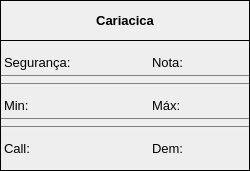
                <widget class="QFrame" name="search_result_cariacica_frame">
                 <property name="geometry">
                  <rect>
                   <x>280</x>
                   <y>360</y>
                   <width>250</width>
                   <height>171</height>
                  </rect>
                 </property>
                 <property name="minimumSize">
                  <size>
                   <width>250</width>
                   <height>0</height>
                  </size>
                 </property>
                 <property name="maximumSize">
                  <size>
                   <width>300</width>
                   <height>300</height>
                  </size>
                 </property>
                 <property name="frameShape">
                  <enum>QFrame::Box</enum>
                 </property>
                 <property name="frameShadow">
                  <enum>QFrame::Plain</enum>
                 </property>
                 <layout class="QVBoxLayout" name="verticalLayout_21">
                  <property name="spacing">
                   <number>3</number>
                  </property>
                  <property name="leftMargin">
                   <number>0</number>
                  </property>
                  <property name="topMargin">
                   <number>0</number>
                  </property>
                  <property name="rightMargin">
                   <number>0</number>
                  </property>
                  <property name="bottomMargin">
                   <number>0</number>
                  </property>
                  <item>
                   <widget class="QFrame" name="frame_15">
                    <property name="minimumSize">
                     <size>
                      <width>0</width>
                      <height>40</height>
                     </size>
                    </property>
                    <property name="frameShape">
                     <enum>QFrame::NoFrame</enum>
                    </property>
                    <property name="frameShadow">
                     <enum>QFrame::Raised</enum>
                    </property>
                    <layout class="QVBoxLayout" name="verticalLayout_22">
                     <property name="spacing">
                      <number>0</number>
                     </property>
                     <property name="leftMargin">
                      <number>0</number>
                     </property>
                     <property name="topMargin">
                      <number>0</number>
                     </property>
                     <property name="rightMargin">
                      <number>0</number>
                     </property>
                     <property name="bottomMargin">
                      <number>0</number>
                     </property>
                     <item>
                      <widget class="QLabel" name="title_cariacica">
                       <property name="font">
                        <font>
                         <pointsize>10</pointsize>
                         <weight>75</weight>
                         <bold>true</bold>
                        </font>
                       </property>
                       <property name="styleSheet">
                        <string notr="true">border-style: solid;
border-width: 0 0 1px 0;
border-color: transparent transparent black transparent;</string>
                       </property>
                       <property name="text">
                        <string>Cariacica</string>
                       </property>
                       <property name="alignment">
                        <set>Qt::AlignCenter</set>
                       </property>
                       <property name="margin">
                        <number>4</number>
                       </property>
                       <property name="textInteractionFlags">
                        <set>Qt::NoTextInteraction</set>
                       </property>
                      </widget>
                     </item>
                    </layout>
                   </widget>
                  </item>
                  <item>
                   <widget class="QFrame" name="frame_24">
                    <property name="minimumSize">
                     <size>
                      <width>160</width>
                      <height>40</height>
                     </size>
                    </property>
                    <property name="styleSheet">
                     <string notr="true">background-color: rgb(238, 238, 238);
border-style: solid;
border-width: 0 0 1px 0;
border-color: transparent transparent gray transparent;</string>
                    </property>
                    <property name="frameShape">
                     <enum>QFrame::NoFrame</enum>
                    </property>
                    <property name="frameShadow">
                     <enum>QFrame::Plain</enum>
                    </property>
                    <layout class="QHBoxLayout" name="horizontalLayout_28">
                     <property name="spacing">
                      <number>0</number>
                     </property>
                     <property name="leftMargin">
                      <number>0</number>
                     </property>
                     <property name="topMargin">
                      <number>0</number>
                     </property>
                     <property name="rightMargin">
                      <number>0</number>
                     </property>
                     <property name="bottomMargin">
                      <number>0</number>
                     </property>
                     <item>
                      <widget class="QLabel" name="seguranca_c">
                       <property name="minimumSize">
                        <size>
                         <width>100</width>
                         <height>25</height>
                        </size>
                       </property>
                       <property name="maximumSize">
                        <size>
                         <width>16777215</width>
                         <height>25</height>
                        </size>
                       </property>
                       <property name="font">
                        <font>
                         <pointsize>10</pointsize>
                        </font>
                       </property>
                       <property name="styleSheet">
                        <string notr="true">color: rgb(0, 0, 0);
background-color: rgb(238, 238, 238);</string>
                       </property>
                       <property name="frameShape">
                        <enum>QFrame::NoFrame</enum>
                       </property>
                       <property name="text">
                        <string>Segurança:</string>
                       </property>
                       <property name="textInteractionFlags">
                        <set>Qt::LinksAccessibleByMouse|Qt::TextSelectableByMouse</set>
                       </property>
                      </widget>
                     </item>
                     <item>
                      <widget class="QLabel" name="nota_c">
                       <property name="minimumSize">
                        <size>
                         <width>50</width>
                         <height>25</height>
                        </size>
                       </property>
                       <property name="maximumSize">
                        <size>
                         <width>100</width>
                         <height>25</height>
                        </size>
                       </property>
                       <property name="font">
                        <font>
                         <pointsize>10</pointsize>
                        </font>
                       </property>
                       <property name="styleSheet">
                        <string notr="true">color: rgb(0, 0, 0);
background-color: rgb(238, 238, 238);</string>
                       </property>
                       <property name="frameShape">
                        <enum>QFrame::NoFrame</enum>
                       </property>
                       <property name="text">
                        <string>Nota:</string>
                       </property>
                       <property name="textInteractionFlags">
                        <set>Qt::LinksAccessibleByMouse|Qt::TextSelectableByMouse</set>
                       </property>
                      </widget>
                     </item>
                    </layout>
                   </widget>
                  </item>
                  <item>
                   <widget class="QFrame" name="frame_25">
                    <property name="minimumSize">
                     <size>
                      <width>160</width>
                      <height>40</height>
                     </size>
                    </property>
                    <property name="styleSheet">
                     <string notr="true">background-color: rgb(238, 238, 238);
border-style: solid;
border-width: 0 0 1px 0;
border-color: transparent transparent gray transparent;</string>
                    </property>
                    <property name="frameShape">
                     <enum>QFrame::NoFrame</enum>
                    </property>
                    <property name="frameShadow">
                     <enum>QFrame::Plain</enum>
                    </property>
                    <layout class="QHBoxLayout" name="horizontalLayout_29">
                     <property name="spacing">
                      <number>0</number>
                     </property>
                     <property name="leftMargin">
                      <number>0</number>
                     </property>
                     <property name="topMargin">
                      <number>0</number>
                     </property>
                     <property name="rightMargin">
                      <number>0</number>
                     </property>
                     <property name="bottomMargin">
                      <number>0</number>
                     </property>
                     <item>
                      <widget class="QLabel" name="min_c">
                       <property name="minimumSize">
                        <size>
                         <width>50</width>
                         <height>25</height>
                        </size>
                       </property>
                       <property name="maximumSize">
                        <size>
                         <width>16777215</width>
                         <height>25</height>
                        </size>
                       </property>
                       <property name="font">
                        <font>
                         <pointsize>10</pointsize>
                        </font>
                       </property>
                       <property name="styleSheet">
                        <string notr="true">color: rgb(0, 0, 0);
background-color: rgb(238, 238, 238);</string>
                       </property>
                       <property name="frameShape">
                        <enum>QFrame::NoFrame</enum>
                       </property>
                       <property name="text">
                        <string>Min:</string>
                       </property>
                       <property name="textInteractionFlags">
                        <set>Qt::LinksAccessibleByMouse|Qt::TextSelectableByMouse</set>
                       </property>
                      </widget>
                     </item>
                     <item>
                      <widget class="QLabel" name="max_c">
                       <property name="minimumSize">
                        <size>
                         <width>25</width>
                         <height>25</height>
                        </size>
                       </property>
                       <property name="maximumSize">
                        <size>
                         <width>100</width>
                         <height>25</height>
                        </size>
                       </property>
                       <property name="font">
                        <font>
                         <pointsize>10</pointsize>
                        </font>
                       </property>
                       <property name="styleSheet">
                        <string notr="true">color: rgb(0, 0, 0);
background-color: rgb(238, 238, 238);</string>
                       </property>
                       <property name="frameShape">
                        <enum>QFrame::NoFrame</enum>
                       </property>
                       <property name="text">
                        <string>Máx:</string>
                       </property>
                       <property name="textInteractionFlags">
                        <set>Qt::LinksAccessibleByMouse|Qt::TextSelectableByMouse</set>
                       </property>
                      </widget>
                     </item>
                    </layout>
                   </widget>
                  </item>
                  <item>
                   <widget class="QFrame" name="frame_21">
                    <property name="minimumSize">
                     <size>
                      <width>160</width>
                      <height>40</height>
                     </size>
                    </property>
                    <property name="styleSheet">
                     <string notr="true">background-color: rgb(238, 238, 238);
border-style: solid;
border-width: 0 0 1px 0;
border-color: transparent transparent transparent transparent;</string>
                    </property>
                    <property name="frameShape">
                     <enum>QFrame::NoFrame</enum>
                    </property>
                    <property name="frameShadow">
                     <enum>QFrame::Plain</enum>
                    </property>
                    <layout class="QHBoxLayout" name="horizontalLayout_14">
                     <property name="spacing">
                      <number>0</number>
                     </property>
                     <property name="leftMargin">
                      <number>0</number>
                     </property>
                     <property name="topMargin">
                      <number>0</number>
                     </property>
                     <property name="rightMargin">
                      <number>0</number>
                     </property>
                     <property name="bottomMargin">
                      <number>0</number>
                     </property>
                     <item>
                      <widget class="QLabel" name="call_c">
                       <property name="minimumSize">
                        <size>
                         <width>50</width>
                         <height>25</height>
                        </size>
                       </property>
                       <property name="maximumSize">
                        <size>
                         <width>16777215</width>
                         <height>25</height>
                        </size>
                       </property>
                       <property name="font">
                        <font>
                         <pointsize>10</pointsize>
                        </font>
                       </property>
                       <property name="styleSheet">
                        <string notr="true">color: rgb(0, 0, 0);
background-color: rgb(238, 238, 238);</string>
                       </property>
                       <property name="frameShape">
                        <enum>QFrame::NoFrame</enum>
                       </property>
                       <property name="text">
                        <string>Call:</string>
                       </property>
                       <property name="textInteractionFlags">
                        <set>Qt::LinksAccessibleByMouse|Qt::TextSelectableByMouse</set>
                       </property>
                      </widget>
                     </item>
                     <item>
                      <widget class="QLabel" name="dem_c">
                       <property name="minimumSize">
                        <size>
                         <width>25</width>
                         <height>25</height>
                        </size>
                       </property>
                       <property name="maximumSize">
                        <size>
                         <width>100</width>
                         <height>25</height>
                        </size>
                       </property>
                       <property name="font">
                        <font>
                         <pointsize>10</pointsize>
                        </font>
                       </property>
                       <property name="styleSheet">
                        <string notr="true">color: rgb(0, 0, 0);
background-color: rgb(238, 238, 238);</string>
                       </property>
                       <property name="frameShape">
                        <enum>QFrame::NoFrame</enum>
                       </property>
                       <property name="text">
                        <string>Dem:</string>
                       </property>
                       <property name="textInteractionFlags">
                        <set>Qt::LinksAccessibleByMouse|Qt::TextSelectableByMouse</set>
                       </property>
                      </widget>
                     </item>
                    </layout>
                   </widget>
                  </item>
                 </layout>
                </widget>
